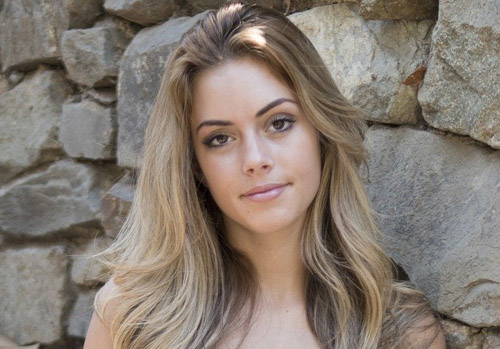
#> input picture chap11_2/images/face/34.jpg, 500 x 349 px
$ python 04rotate_face.py
#> lines starting #> are read from the running program, lines starting #| are printed output that depends on the picture; after the words box and inside, x2 and y2 are one past the last pixel; in counts of white or black regions, pixels touching at a corner belong together
#> further down, image is the input picture: shape (349, 500, 3); mean B, G, R 112.6, 122.4, 133.5
### Common/haar_utils.py
import cv2

def preprocessing(img) :
    gray = cv2.cvtColor(img, cv2.COLOR_BGR2GRAY)
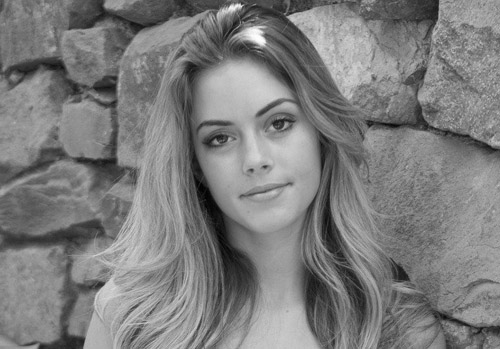
#> gray: shape (349, 500); min 0, max 254, mean 124.6
    gray = cv2.equalizeHist(gray)
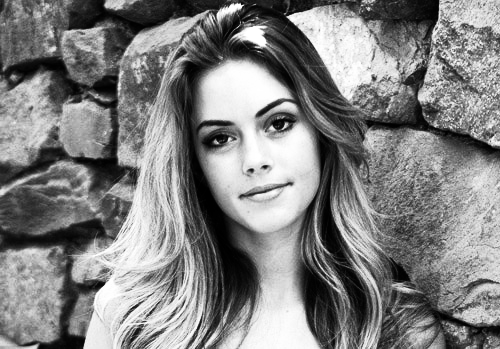
#> gray: shape (349, 500); min 0, max 255, mean 128.5
    return gray

### chap11_2/04rotate_face.py
from Common.haar_utils import *
import numpy as np

def correct_image(image, face_center, eye_centers):
    pt0, pt1 = eye_centers
    if pt0[0] > pt1[0]: pt0, pt1 = pt1, pt0  # 두 좌표 스왑

    dx, dy = np.subtract(pt1, pt0).astype(float)  # 두 좌표간 차분 계산
    angle = cv2.fastAtan2(dy, dx)  # 차분으로 기울기 계산
    rot_mat = cv2.getRotationMatrix2D(face_center, angle, 1)

    size = image.shape[1::-1]  # 행태와 크기는 역순
    corr_image = cv2.warpAffine(image, rot_mat, size, cv2.INTER_CUBIC)

    eye_centers = np.expand_dims(eye_centers, axis=0)  # 차원 증가
    corr_centers = cv2.transform(eye_centers, rot_mat)
    corr_centers = np.squeeze(corr_centers, axis=0)  # 차원 감소

    return corr_image, corr_centers

face_cascade = cv2.CascadeClassifier("haarcascade/haarcascade_frontalface_alt2.xml")  # 정면 검출기
if face_cascade.empty(): raise IOError('Unable to load the face cascade classifier xml file')
eye_cascade = cv2.CascadeClassifier("haarcascade/haarcascade_eye.xml")  # 눈 검출기
if eye_cascade.empty(): raise IOError('Unable to load the eye cascade classifier xml file')

image = cv2.imread("images/face/34.jpg", cv2.IMREAD_COLOR)

img_gray = preprocessing(image)

faces = face_cascade.detectMultiScale(img_gray, 1.1, 2, 0, (100, 100))  # 얼굴 검출
#> faces = [[174, 71, 158, 158]]

for x, y, w, h in faces : # face in faces :
 #   x, y, w, h = face
    face_image = img_gray[y:y + h, x:x + w]  # 얼굴 영역 영상 가져오기
    eyes = eye_cascade.detectMultiScale(face_image, 1.15, 7, 0, (25, 20))  # 눈 검출 수행
    if len(eyes) == 2 :
        for ex, ey, ew, eh in eyes:
            cv2.rectangle(image, (x+ex, y+ey, ew, eh), (0,0,255), 2)

        face_center = (x + w // 2, y + h // 2)
        eye_centers = [(x + ex + ew // 2, y + ey + eh // 2) for ex, ey, ew, eh in eyes]
        corr_image, corr_center = correct_image(image, face_center, eye_centers)  # 기울기 보정
        cv2.circle(corr_image, tuple(corr_center[0]), 5, (0, 255, 0), 2)
        cv2.circle(corr_image, tuple(corr_center[1]), 5, (0, 255, 0), 2)
        cv2.circle(corr_image, face_center, 3, (0, 0, 255), 2)
        cv2.imshow("correct_image", corr_image)
    else :
        print("눈 미검출")

    cv2.rectangle(image, (x,y,w,h), (255,0,0), 2) #face, (255,0,0), 2)
#> this loop made 1 pass
#> (x, y, w, h, eyes, face_center, dx in correct_image) on pass 1: (174, 71, 158, 158, [[84, 33, 41, 41], [26, 49, 39, 39]], (253, 150), 59)
#> pass 1, `face_image = img_gray[y:y + h, x:x + w]`:
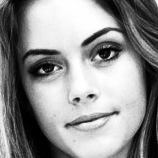
#> face_image: shape (158, 158); min 0, max 255, mean 143.2
#> pass 1, in correct_image, `corr_image = cv2.warpAffine(image, rot_mat, size, cv2.INTER_CUBIC)`:
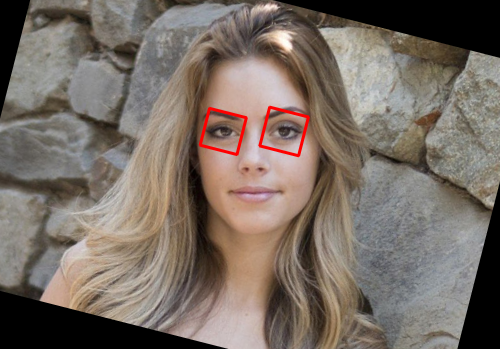
#> corr_image: shape (349, 500, 3); mean B, G, R 100.6, 109.4, 120.9
#> pass 1, `cv2.imshow("correct_image", corr_image)`:
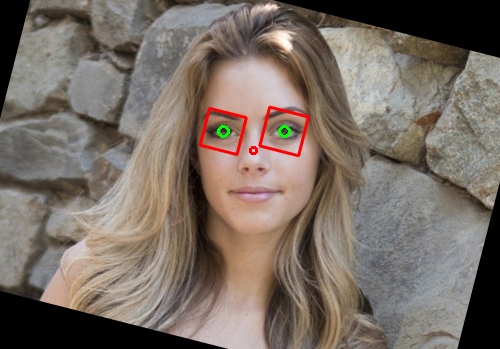
#> window 'correct_image': shape (349, 500, 3); mean B, G, R 100.4, 109.5, 120.8
#> after the loop:
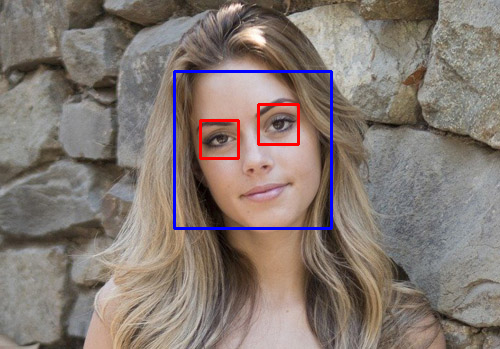
#> image: shape (349, 500, 3); 1.61% of pixels changed, all inside (x1, y1, x2, y2) = (173, 70, 333, 230)

cv2.imshow("Face Detector", image)
cv2.waitKey(0)

cv2.destroyAllWindows()

$ run again, with chap11_2/images/face/35.jpg copied over chap11_2/images/face/34.jpg
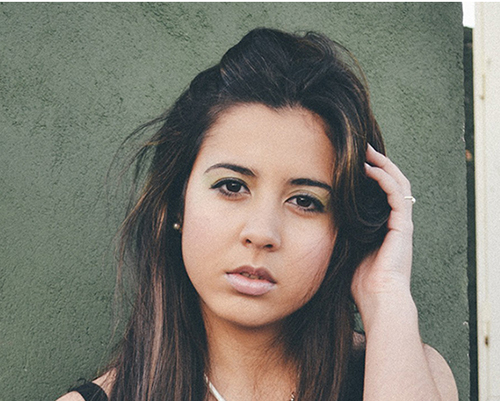
#> input picture chap11_2/images/face/35.jpg, 500 x 401 px
#> image is the input picture: shape (401, 500, 3); mean B, G, R 111.9, 121.9, 123.9
#> faces = [[161, 110, 210, 210]]
#> the loop `for x, y, w, h in faces :` made 1 pass
#> (x, y, w, h, eyes, face_center, pt0 in correct_image, pt1 in correct_image) on pass 1: (161, 110, 210, 210, [[47, 52, 47, 47], [117, 70, 46, 46]], (266, 215), (231, 185), (301, 203))
#> pass 1, `face_image = img_gray[y:y + h, x:x + w]`:
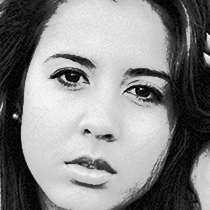
#> face_image: shape (210, 210); min 0, max 254, mean 135.2
#> after the loop `for x, y, w, h in faces :`:
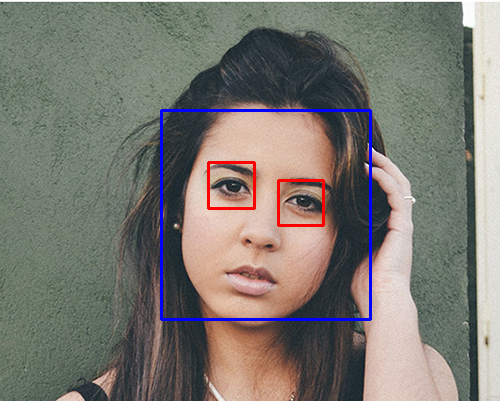
#> image: shape (401, 500, 3); 1.79% of pixels changed, all inside (x1, y1, x2, y2) = (160, 109, 372, 321)
